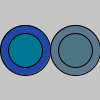
Frame 1 (no input)
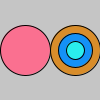
Frame 2 (the mouse pressed at the canvas centre, redrawn once)

The Processing sketch that drew these frames (run headless with seeded random() and noise(); the mouse was pressed at the canvas centre and the sketch redrawn once):

// Processing sketch: TargetPractice
// ── TargetPractice.pde
Target one;
Target two;
void setup()
{
  noLoop();
}
void draw()
{
  background(197);
  one = new Target(25, 50);
  two = new Target(75, 50);
  one.show();
  two.show();
}
void mousePressed()
{
  redraw();
}

// ── Target.pde
class Target
{
  int numRings, myX, myY;
  Target(int x, int y) //constructor initializes the 3 variables
  {
    myX = x;
    myY = y;
    numRings = (int)(Math.random()*3+1);
  }
 void show()
  {
    int siz = 50;
   for(int i = 0; i < numRings; i++)
    {
      fill((int)(Math.random()*256),(int)(Math.random()*256),(int)(Math.random()*256));
      ellipse(myX,myY,siz,siz);
      siz-=16;
    }
  }
}
